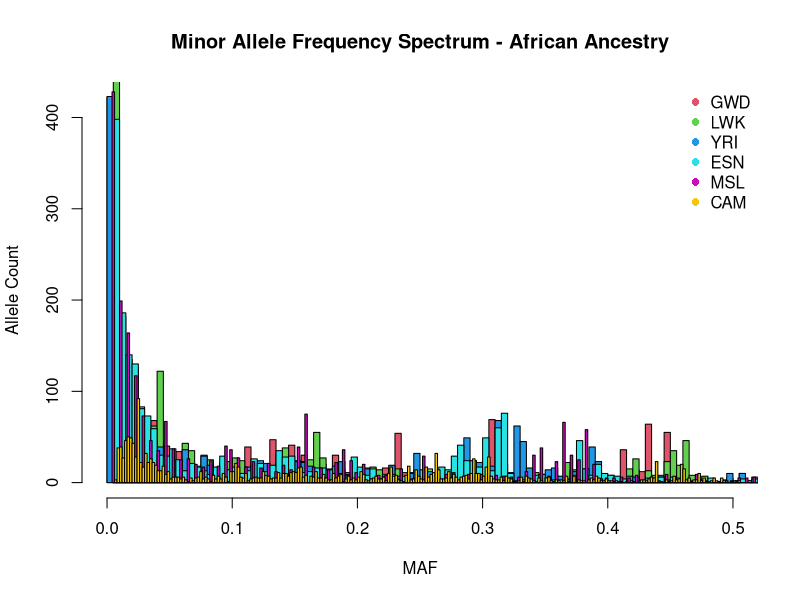

This chart was generated by the following R code:
#!/bin/bash

frq <- read.table("camall.frq.txt", header = T, as.is = T)

png("mafHbbAfr.png", height=550, width=550, units="px", points=14)
hist(frq$MAF[frq$CLST=="GWD"], xlim=c(0,0.50),breaks=300, col=2, labels =F, main="Minor Allele Frequency Spectrum - African Ancestry", xlab="MAF", ylab="Allele Count")          
hist(frq$MAF[frq$CLST=="LWK"], xlim=c(0,0.50),breaks=300, col=3, labels =F, add=T)
hist(frq$MAF[frq$CLST=="YRI"], xlim=c(0,0.50),breaks=300, col=4, labels =F, add=T)   
hist(frq$MAF[frq$CLST=="ESN"], xlim=c(0,0.50),breaks=300, col=5, labels =F, add=T)   
hist(frq$MAF[frq$CLST=="MSL"], xlim=c(0,0.50),breaks=300, col=6, labels =F, add=T)    
hist(frq$MAF[frq$CLST=="CAM"], xlim=c(0,0.50),breaks=300, col=7, labels =F, add=T)     
legend("topright", c("GWD", "LWK","YRI","ESN","MSL","CAM"), pch=16, col = c(2,3,4,5,6,7), horiz=F, bty="n")
dev.off()



